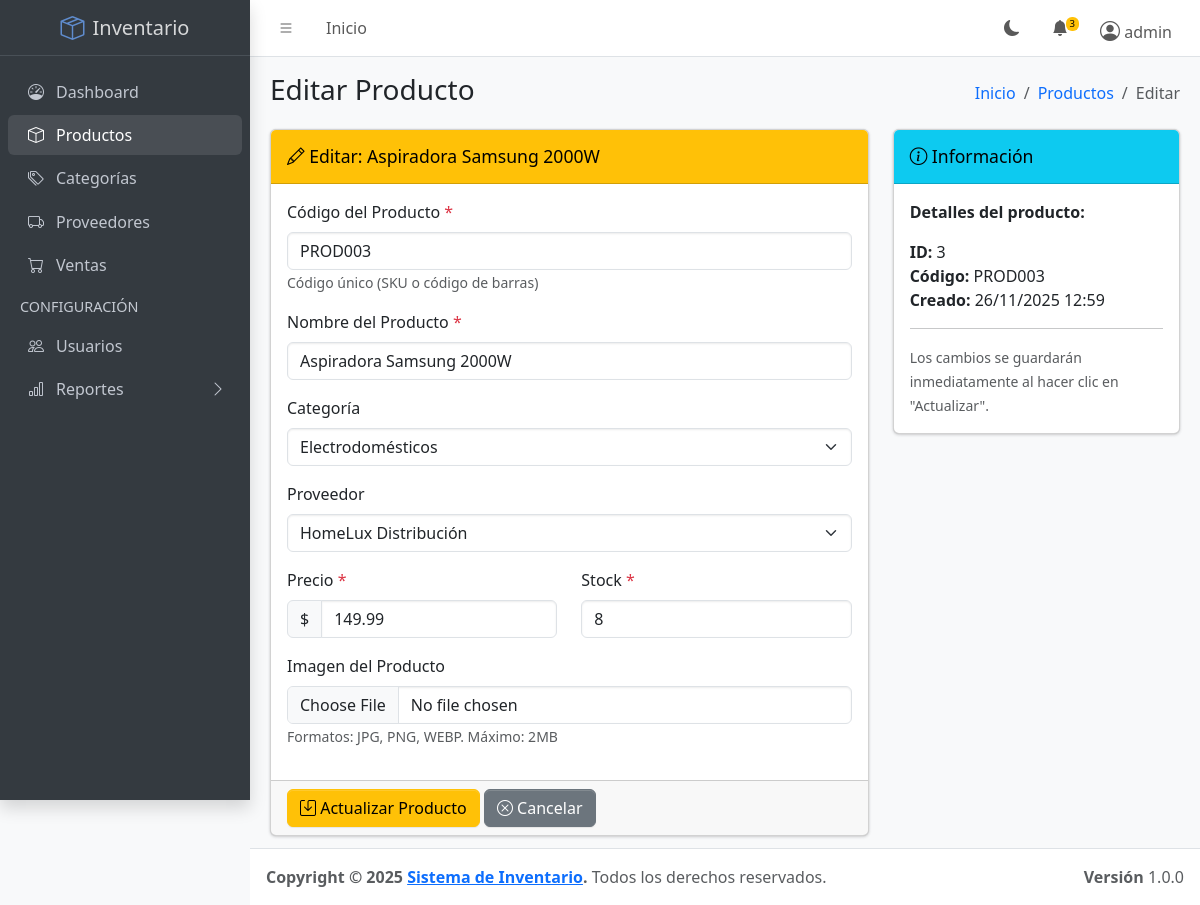
The app's page /public/product/edit/3 (signed in) with its own data.
### tables this page shows
CREATE TABLE `products` (
  `id` int(11) NOT NULL,
  `category_id` int(11) DEFAULT NULL,
  `supplier_id` int(11) DEFAULT NULL,
  `code` varchar(50) NOT NULL,
  `name` varchar(150) NOT NULL,
  `price` decimal(10,2) NOT NULL,
  `stock` int(11) DEFAULT 0,
  `image` varchar(255) DEFAULT NULL,
  `created_at` timestamp NOT NULL DEFAULT current_timestamp()
);

CREATE TABLE `categories` (
  `id` int(11) NOT NULL,
  `name` varchar(100) NOT NULL,
  `description` text DEFAULT NULL,
  `created_at` timestamp NOT NULL DEFAULT current_timestamp()
);

CREATE TABLE `suppliers` (
  `id` int(11) NOT NULL,
  `company_name` varchar(100) NOT NULL,
  `contact_email` varchar(100) DEFAULT NULL,
  `phone` varchar(20) DEFAULT NULL,
  `created_at` timestamp NOT NULL DEFAULT current_timestamp()
);

### app/core/Controller.php (called while the page is built, shortened)
<?php
class Controller {
    public function model($model) {
        return new $model();
    }
    public function view($view, $data = []) {
        extract($data);
        require_once '../app/views/' . $view . '.php';
    }
}

### app/controllers/ProductController.php (called while the page is built, shortened)
<?php
class ProductController extends Controller
{
    public function edit($params)
    {
        $id = $params[0] ?? null;
        $productModel = $this->model('Product');
        $product = $productModel->getByIdWithDetails($id);
        $categoryModel = $this->model('Category');
        $supplierModel = $this->model('Supplier');
        $data = [
            'title' => 'Editar Producto',
            'product' => $product,
            'categories' => $categoryModel->getAll(),
            'suppliers' => $supplierModel->getAll(),
            'error' => $_SESSION['product_error'] ?? null
        ];
        $this->view('products/edit', $data);
    }
}

### public/index.php (called while the page is built, shortened)
<?php
require_once '../app/config/db.php';
require_once '../app/core/Controller.php';
require_once '../app/core/Model.php';
$url = isset($_GET['url']) ? $_GET['url'] : '';
$router = new Router();
$router->route($url);

### app/core/Model.php (called while the page is built, shortened)
<?php
class Model {
    public function __construct() {
        $database = new Database();
        $this->db = $database->connect();
    }
}

### app/config/db.php (called while the page is built, shortened)
<?php
class Database
{
    private $host = 'localhost';
    private $db_name = 'inventory_system';
    private $username = 'root';
    private $password = '';
    public function connect()
    {
        $this->conn = null;
        try {
            $this->conn = new PDO('mysql:host=' . $this->host . ';dbname=' . $this->db_name, $this->username, $this->password);
            $this->conn->setAttribute(PDO::ATTR_ERRMODE, PDO::ERRMODE_EXCEPTION);
            $this->conn->setAttribute(PDO::ATTR_DEFAULT_FETCH_MODE, PDO::FETCH_ASSOC);
            $this->conn->exec("set names utf8");
        } catch (PDOException $e) {
            echo 'Connection Error: ' . $e->getMessage();
        }
        return $this->conn;
    }
}

### app/models/Product.php (called while the page is built, shortened)
<?php
class Product extends Model
{
    public function __construct()
    {
        $this->table = 'products';
    }
    public function getByIdWithDetails($id)
    {
        $query = "SELECT p.*,
                         c.name as category_name,
                         s.company_name as supplier_name
                  FROM {$this->table} p
                  LEFT JOIN categories c ON p.category_id = c.id
                  LEFT JOIN suppliers s ON p.supplier_id = s.id
                  WHERE p.id = :id";
        $stmt = $this->db->prepare($query);
        $stmt->bindParam(':id', $id);
        $stmt->execute();
        return $stmt->fetch(PDO::FETCH_ASSOC);
    }
}

### app/models/Category.php (called while the page is built, shortened)
<?php
class Category extends Model
{
    public function __construct()
    {
        $this->table = 'categories';
    }
    public function getAll()
    {
        $query = "SELECT * FROM {$this->table} ORDER BY name ASC";
        $stmt = $this->db->prepare($query);
        $stmt->execute();
        return $stmt->fetchAll(PDO::FETCH_ASSOC);
    }
}

### app/models/Supplier.php (called while the page is built, shortened)
<?php
class Supplier extends Model
{
    public function __construct()
    {
        $this->table = 'suppliers';
    }
    public function getAll()
    {
        $query = "SELECT * FROM {$this->table} ORDER BY company_name ASC";
        $stmt = $this->db->prepare($query);
        $stmt->execute();
        return $stmt->fetchAll(PDO::FETCH_ASSOC);
    }
}

### app/views/products/edit.php (the view, shortened to what this page needs)
<?php require_once '../app/views/layouts/header.php'; ?>
<?php require_once '../app/views/layouts/sidebar.php'; ?>
<div class="app-content-header">
    <div class="container-fluid">
        <div class="row">
            <div class="col-sm-6">
                <h3 class="mb-0">Editar Producto</h3>
            </div>
            <div class="col-sm-6">
                <ol class="breadcrumb float-sm-end">
                    <li class="breadcrumb-item"><a href="/GestionInventario/public/">Inicio</a></li>
                    <li class="breadcrumb-item"><a href="/GestionInventario/public/product">Productos</a></li>
                    <li class="breadcrumb-item active">Editar</li>
                </ol>
            </div>
        </div>
    </div>
</div>
<div class="app-content">
    <div class="container-fluid">
        <div class="row">
            <div class="col-md-8">
                <div class="card card-warning">
                    <div class="card-header">
                        <h3 class="card-title">
                            <i class="bi bi-pencil"></i> Editar: <?= htmlspecialchars($product['name']) ?>
                        </h3>
                    </div>
                    <form action="/GestionInventario/public/product/update/<?= $product['id'] ?>" method="POST" enctype="multipart/form-data">
                        <div class="card-body">
                            <div class="mb-3">
                                <label for="code" class="form-label">Código del Producto <span class="text-danger">*</span></label>
                                <input type="text"
                                       class="form-control"
                                       id="code"
                                       name="code"
                                       value="<?= htmlspecialchars($product['code']) ?>"
                                       required>
                                <small class="form-text text-muted">Código único (SKU o código de barras)</small>
                            </div>
                            <div class="mb-3">
                                <label for="name" class="form-label">Nombre del Producto <span class="text-danger">*</span></label>
                                <input type="text"
                                       class="form-control"
                                       id="name"
                                       name="name"
                                       value="<?= htmlspecialchars($product['name']) ?>"
                                       required>
                            </div>
                            <div class="mb-3">
                                <label for="category_id" class="form-label">Categoría</label>
                                <select class="form-select" id="category_id" name="category_id">
                                    <?php foreach ($categories as $category): ?>
                                        <option value="<?= $category['id'] ?>"
                                                <?= ($product['category_id'] == $category['id']) ? 'selected' : '' ?>>
                                            <?= htmlspecialchars($category['name']) ?>
                                        </option>
                                    <?php endforeach; ?>
                                </select>
                            </div>
                            <div class="mb-3">
                                <label for="supplier_id" class="form-label">Proveedor</label>
                                <select class="form-select" id="supplier_id" name="supplier_id">
                                    <?php foreach ($suppliers as $supplier): ?>
                                        <option value="<?= $supplier['id'] ?>"
                                                <?= ($product['supplier_id'] == $supplier['id']) ? 'selected' : '' ?>>
                                            <?= htmlspecialchars($supplier['company_name']) ?>
                                        </option>
                                    <?php endforeach; ?>
                                </select>
                            </div>
                            <div class="row">
                                <div class="col-md-6">
                                    <div class="mb-3">
                                        <label for="price" class="form-label">Precio <span class="text-danger">*</span></label>
                                        <div class="input-group">
                                            <span class="input-group-text">$</span>
                                            <input type="number"
                                                   class="form-control"
                                                   id="price"
                                                   name="price"
                                                   step="0.01"
                                                   min="0"
                                                   value="<?= $product['price'] ?>"
                                                   required>
                                        </div>
                                    </div>
                                </div>
                                <div class="col-md-6">
                                    <div class="mb-3">
                                        <label for="stock" class="form-label">Stock <span class="text-danger">*</span></label>
                                        <input type="number"
                                               class="form-control"
                                               id="stock"
                                               name="stock"
                                               min="0"
                                               value="<?= $product['stock'] ?>"
                                               required>
                                    </div>
                                </div>
                            </div>
                            <div class="mb-3">
                                <label for="image" class="form-label">Imagen del Producto</label>
                                <input type="file"
                                       class="form-control"
                                       id="image"
                                       name="image"
                                       accept="image/jpeg,image/png,image/jpg,image/webp">
                                <small class="form-text text-muted">
                                    Formatos: JPG, PNG, WEBP. Máximo: 2MB
                                </small>
                            </div>
                        </div>
                        <div class="card-footer">
                            <button type="submit" class="btn btn-warning">
                                <i class="bi bi-save"></i> Actualizar Producto
                            </button>
                            <a href="/GestionInventario/public/product" class="btn btn-secondary">
                                <i class="bi bi-x-circle"></i> Cancelar
                            </a>
                        </div>
                    </form>
                </div>
            </div>
            <div class="col-md-4">
                <div class="card card-info">
                    <div class="card-header">
                        <h3 class="card-title">
                            <i class="bi bi-info-circle"></i> Información
                        </h3>
                    </div>
                    <div class="card-body">
                        <p><strong>Detalles del producto:</strong></p>
                        <ul class="list-unstyled">
                            <li><strong>ID:</strong> <?= $product['id'] ?></li>
                            <li><strong>Código:</strong> <?= htmlspecialchars($product['code']) ?></li>
                            <li><strong>Creado:</strong> <?= date('d/m/Y H:i', strtotime($product['created_at'])) ?></li>
                        </ul>
                        <hr>
                        <p class="mb-0"><small class="text-muted">Los cambios se guardarán inmediatamente al hacer clic en "Actualizar".</small></p>
                    </div>
                </div>
            </div>
        </div>
    </div>
</div>
<?php require_once '../app/views/layouts/footer.php'; ?>

### records on screen
products: name "Aspiradora Samsung 2000W", code "PROD003", category_id "Electrodomésticos", supplier_id "HomeLux Distribución", price "149.99", stock "8", id "3", created_at "26/11/2025 12:59"

### other values on screen
$_SESSION['username'] "admin"
